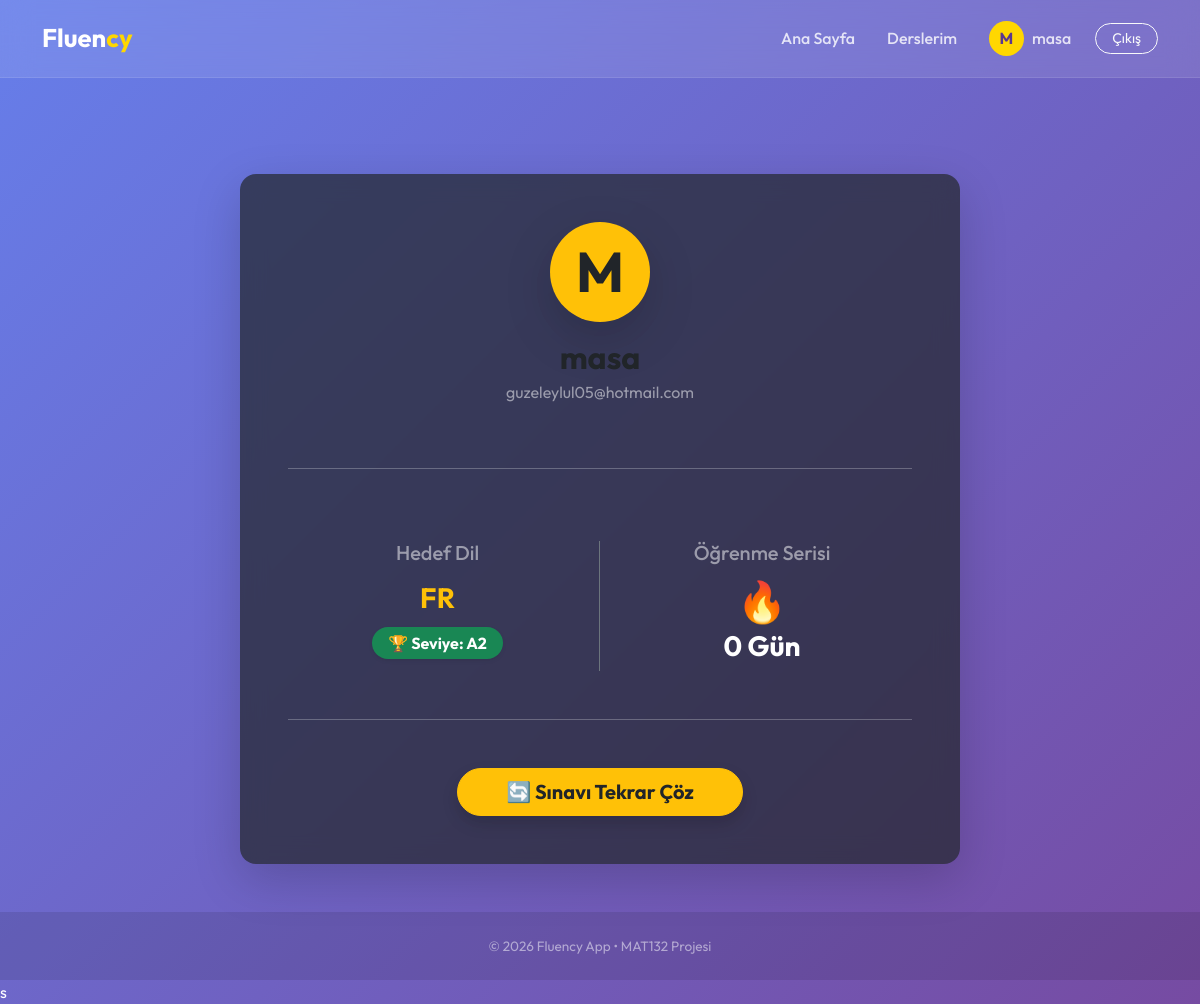
/profile/ (signed in), run on an earlier commit of the app's database.
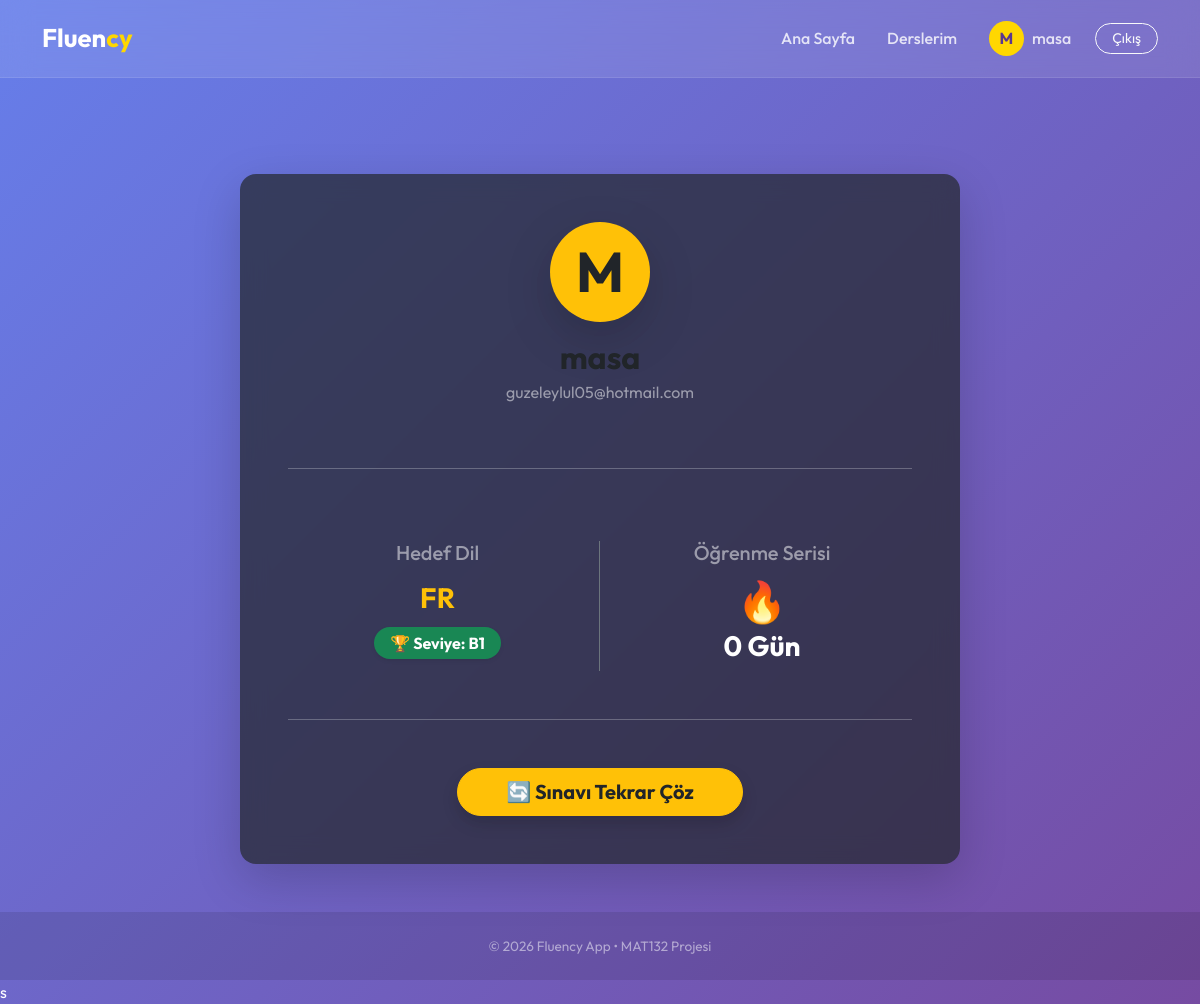
And on a later commit of the database.
### users/models.py (models this page shows, shortened)
class UserLanguageLevel(models.Model):
    user = models.ForeignKey(
        settings.AUTH_USER_MODEL,
        on_delete=models.CASCADE
    )
    language_code = models.CharField(max_length=5)
    level = models.CharField(max_length=2, default='A1')
    last_tested = models.DateTimeField(auto_now=True)

### users/views.py (the view)
# urls.py: path('profile/', views.profile_view, name='profile'),
@login_required
def profile_view(request):
    user_lang = request.user.userlanguagelevel_set.first()
    context = {
        'user_lang': user_lang,
        'user_streak': getattr(request.user, 'streak', 0)
    }
    return render(request, 'users/profile.html', context)

### templates/users/profile.html
{% extends "base.html" %}
{% block content %}
<div class="container mt-5 text-white">
    <div class="row justify-content-center">
        <div class="col-md-8">
            <div class="card bg-dark p-5 rounded-4 shadow-lg border-0" style="background: rgba(33, 37, 41, 0.7) !important; backdrop-filter: blur(12px);">
                <div class="text-center mb-4">
                    <div class="bg-warning text-dark rounded-circle d-inline-flex align-items-center justify-content-center shadow-lg" style="width: 100px; height: 100px; font-size: 3.5rem; font-weight: bold;">
                        {{ user.username|make_list|first|upper }}
                    </div>
                    <h2 class="fw-bold mt-3 mb-0">{{ user.username }}</h2>
                    <p class="text-white-50 mt-1">{{ user.email|default:"E-posta adresi belirtilmemiş" }}</p>
                </div>
                <hr class="opacity-25 border-white my-4">
                <div class="row text-center my-4 g-4">
                    <div class="col-6 border-end border-secondary">
                        <h5 class="text-white-50 mb-3">Hedef Dil</h5>
                        {% if user_lang %}
                            <h3 class="fw-bold text-warning mb-1">{{ user_lang.language_code|upper }}</h3>
                            <span class="badge bg-success fs-6 shadow-sm px-3 py-2 rounded-pill mt-2">
                                🏆 Seviye: {{ user_lang.level }}
                            </span>
                        {% else %}
                            <h4 class="text-muted">Dil Seçilmedi</h4>
                            <span class="badge bg-secondary fs-6 mt-2">Seviye Yok</span>
                        {% endif %}
                    </div>
                    <div class="col-6">
                        <h5 class="text-white-50 mb-3">Öğrenme Serisi</h5>
                        <div class="d-flex flex-column align-items-center">
                            <span style="font-size: 2.5rem; line-height: 1;">🔥</span>
                            <h3 class="fw-bold text-white mt-2">{{ user_streak|default:"0" }} Gün</h3>
                        </div>
                    </div>
                </div>
                <hr class="opacity-25 border-white my-4">
                <div class="text-center mt-4">
                    {% if user_lang %}
                        <a href="{% url 'start_test' lang_code=user_lang.language_code %}" class="btn btn-warning btn-lg px-5 rounded-pill fw-bold shadow text-dark">
                            🔄 Sınavı Tekrar Çöz
                        </a>
                    {% else %}
                        <p class="text-danger mb-3">⚠️ Teste başlamak için bir dile ihtiyacın var.</p>
                        <a href="/admin" class="btn btn-outline-light rounded-pill px-4">Admin Panelinden Dil Seç</a>
                    {% endif %}
                </div>
            </div>
        </div>
    </div>
</div>
{% endblock %}

What changed in the data, as far as the page shows it:
changed UserLanguageLevel "FR": level "A2" → "B1"
